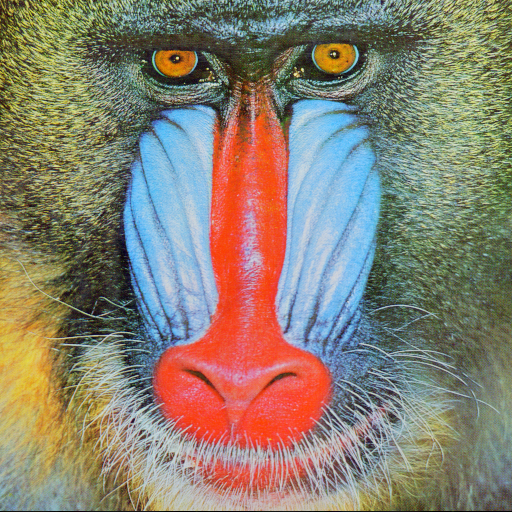
#> input picture baboon.tif, 512 x 512 px
$ python main.py
#> lines starting #> are read from the running program, lines starting #| are printed output that depends on the picture; after the words box and inside, x2 and y2 are one past the last pixel; in counts of white or black regions, pixels touching at a corner belong together
import cv2
import numpy as np

VAR = 13
DELTA = (4 + 4 * VAR) % 3


def get_channel(image, channel):
    b, g, r = cv2.split(image)
    if channel == 'blue':
        return b
    if channel == 'green':
        return g
    if channel == 'red':
        return r


def get_plane(channel_image, plane_num):
    return channel_image & (2 ** (plane_num - 1))


def svi_1_encode(original_image, watermark, color_channel, bit_plate_num):
    num_for_clear_bit_plate = 255 - (2 ** (bit_plate_num - 1))

    prepared_watermark_colored = ((watermark / 255) * (2 ** (bit_plate_num - 1))).astype(np.uint8)
    single_channel_watermark = get_channel(prepared_watermark_colored, color_channel)

    channel_with_empty_bit_plate = get_channel(original_image, color_channel) & num_for_clear_bit_plate

    channel_result = channel_with_empty_bit_plate | single_channel_watermark

    cv2.imshow(" Channel result", channel_result)

    r = get_channel(baboon_image, 'red')
    g = get_channel(baboon_image, 'green')
    b = get_channel(baboon_image, 'blue')

    # 5. Сольем каналы обратно
    if color_channel == 'blue':
        return cv2.merge([channel_result, g, r])
    if color_channel == 'red':
        return cv2.merge([b, g, channel_result])
    if color_channel == 'green':
        return cv2.merge([b, channel_result, r])


def svi_1_decode(encoded_image, color_channel, bit_plate_num):
    encoded_image_channel = get_channel(encoded_image, color_channel)
    return get_plane(encoded_image_channel, bit_plate_num)


def svi_4_encode(original_image, watermark, color_channel, delta):
    height, width, channels = original_image.shape
    noise = (np.round(np.random.uniform(0.0, DELTA - 1, (height, width)))).astype("uint8")

    noise_to_show = noise > 0.5
    noise_to_show = (noise_to_show * 255).astype(np.uint8)

    cv2.imshow("Noise", noise_to_show)

    extracted_channel = get_channel(original_image, color_channel)
    binary_watermark = get_channel(watermark, color_channel)
    changed_channel = (extracted_channel // (2 * delta) * (2 * delta)) + binary_watermark * delta + noise

    cv2.imshow(" Channel result", changed_channel)
    r = get_channel(original_image, 'red')
    g = get_channel(original_image, 'green')
    b = get_channel(original_image, 'blue')

    if color_channel == 'blue':
        return noise, cv2.merge([changed_channel, g, r])
    if color_channel == 'red':
        return noise, cv2.merge([b, g, changed_channel])
    if color_channel == 'green':
        return noise, cv2.merge([b, changed_channel, r])


def svi_4_decode(encode_image, original_image, noise, color_channel, delta):
    encoded_image_channel = get_channel(encode_image, color_channel)
    original_image_channel = get_channel(original_image, color_channel)
    return (encoded_image_channel - noise - (original_image_channel // (2 * delta) * 2 * delta)) / delta


if __name__ == '__main__':
    baboon_image = cv2.imread('baboon.tif')
#> baboon_image is the input picture: shape (512, 512, 3); mean B, G, R 113.1, 128.9, 137.4
    ornament = cv2.imread('ornament.tif')
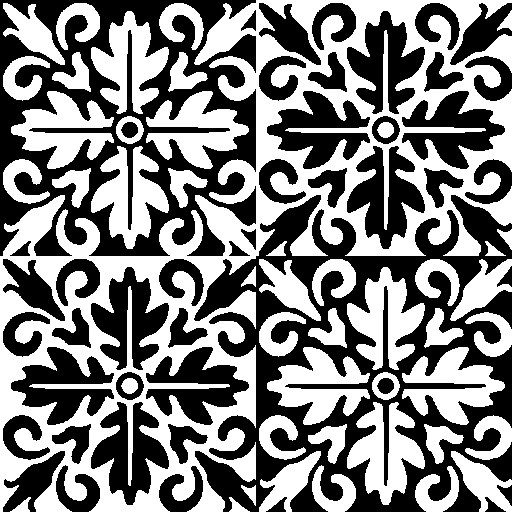
#> input picture ornament.tif, 512 x 512 px
#> ornament is the input picture: shape (512, 512, 3); 50% white; 46 white regions, largest, box (x1, y1, x2, y2) and area: (0, 0, 512, 512) 71134, (91, 146, 169, 249) 3959, (347, 402, 425, 505) 3959

    # СВИ-1
    svi_1_result = svi_1_encode(baboon_image, ornament, 'blue', 4)
#> call 2 of get_channel, with channel = 'blue'
#> in get_channel (call 2), `b, g, r = cv2.split(image)`:
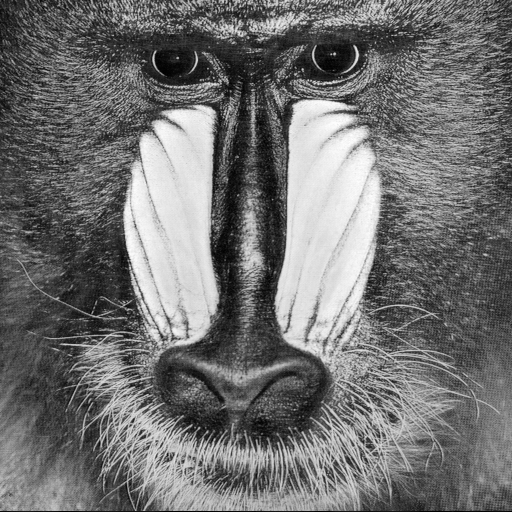
#> b: shape (512, 512); min 0, max 255, mean 113.1
#> in get_channel (call 2), `b, g, r = cv2.split(image)`:
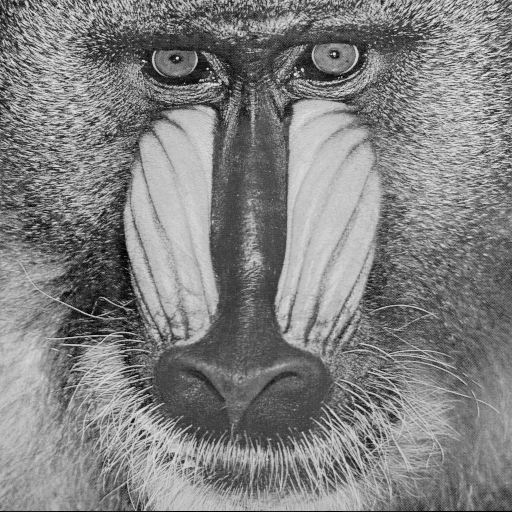
#> g: shape (512, 512); min 0, max 236, mean 128.9
#> in get_channel (call 2), `b, g, r = cv2.split(image)`:
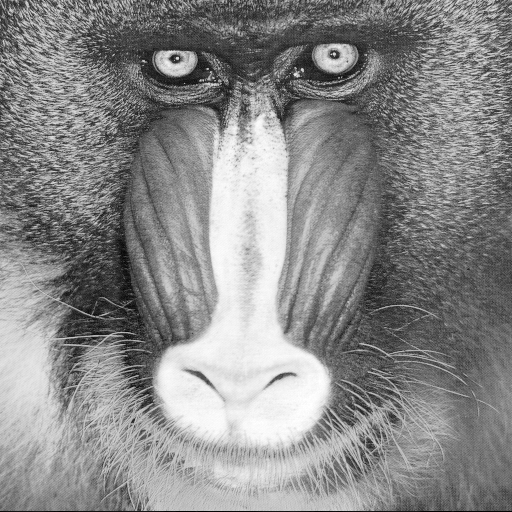
#> r: shape (512, 512); min 0, max 255, mean 137.4
    svi_1_decode = svi_1_decode(svi_1_result, 'blue', 4)

    # пороговая обработка
    svi_1_decode = svi_1_decode > 7
    svi_1_decode = (svi_1_decode * 255).astype(np.uint8)

    cv2.imshow("Original", baboon_image)
    cv2.imshow("SVI-1 Encoded", svi_1_result)
    cv2.imshow("SVI-1 Decoded", svi_1_decode)

    cv2.waitKey(0)

    # СВИ-4
    result_noise, svi_4_result = svi_4_encode(baboon_image, ornament, 'green', DELTA)
#> in svi_4_encode, `cv2.imshow("Noise", noise_to_show)`:
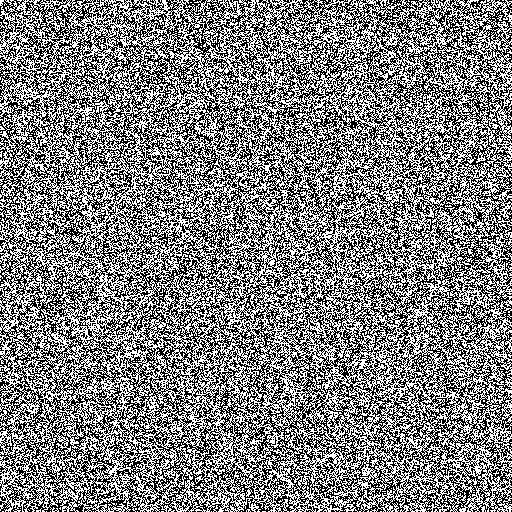
#> window 'Noise': shape (512, 512); 50.1% white; black in thin lines or dots
#> result_noise: shape (512, 512); values 0 (black) and 1 (white), 50.1% white; black in thin lines or dots
    svi_4_decode = svi_4_decode(svi_4_result, baboon_image, result_noise, 'green', DELTA)

    cv2.imshow("Original", baboon_image)
    cv2.imshow("SVI-4 Encoded", svi_4_result)
    cv2.imshow("SVI-4 Decoded", svi_4_decode)

    cv2.waitKey(0)
